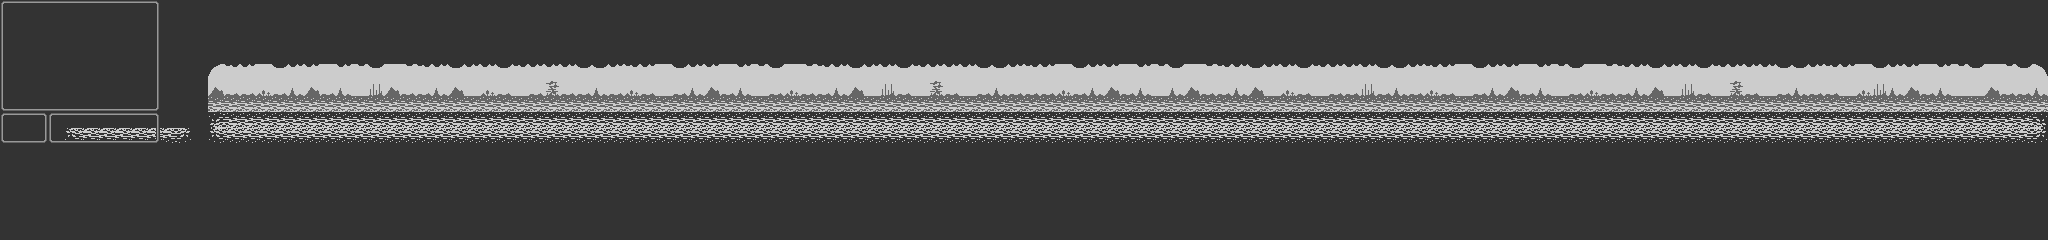

A level layout from a 2D game, rendered from its tile map. Below: a short description, then the map file with tile-grid data replaced by summaries:
An orthogonal 128x15 tile map with 16x16 px tiles, 2 tile layers (map, screen).

<map version="1.0" orientation="orthogonal" renderorder="left-down" width="128" height="15" tilewidth="16" tileheight="16" nextobjectid="1">
 <tileset firstgid="1" name="gbjam" tilewidth="16" tileheight="16" tilecount="32" columns="0">
  <tile id="43">
   <image width="16" height="16" source="img/tile_blank.png" />
  </tile>
  <tile id="44">
   <image width="16" height="16" source="img/tile_clouds_1.png" />
  </tile>
  <tile id="45">
   <image width="16" height="16" source="img/tile_floor_1.png" />
  </tile>
  <tile id="46">
   <image width="16" height="16" source="img/tile_floor_2.png" />
  </tile>
  <tile id="47">
   <image width="16" height="16" source="img/tile_floor_3.png" />
  </tile>
  <tile id="48">
   <image width="16" height="16" source="img/tile_menu_b.png" />
  </tile>
  <tile id="49">
   <image width="16" height="16" source="img/tile_menu_bl.png" />
  </tile>
  <tile id="50">
   <image width="16" height="16" source="img/tile_menu_br.png" />
  </tile>
  <tile id="51">
   <image width="16" height="16" source="img/tile_menu_l.png" />
  </tile>
  <tile id="52">
   <image width="16" height="16" source="img/tile_menu_r.png" />
  </tile>
  <tile id="53">
   <image width="16" height="16" source="img/tile_menu_t.png" />
  </tile>
  <tile id="54">
   <image width="16" height="16" source="img/tile_menu_ul.png" />
  </tile>
  <tile id="55">
   <image width="16" height="16" source="img/tile_menu_ur.png" />
  </tile>
  <tile id="56">
   <image width="16" height="16" source="img/tile_mountain_1.png" />
  </tile>
  <tile id="57">
   <image width="16" height="16" source="img/tile_mountain_2.png" />
  </tile>
  <tile id="58">
   <image width="16" height="16" source="img/tile_mountain_3.png" />
  </tile>
  <tile id="59">
   <image width="16" height="16" source="img/tile_sky.png" />
  </tile>
  <tile id="60">
   <image width="16" height="16" source="img/tile_water.png" />
  </tile>
  <tile id="61">
   <image width="16" height="16" source="img/tile_floor_4.png" />
  </tile>
  <tile id="62">
   <image width="16" height="16" source="img/tile_floor_5.png" />
  </tile>
  <tile id="63">
   <image width="16" height="16" source="img/tile_clouds_2.png" />
  </tile>
  <tile id="64">
   <image width="16" height="16" source="img/tile_clouds_3.png" />
  </tile>
  <tile id="65">
   <image width="16" height="16" source="img/tile_clouds_4.png" />
  </tile>
  <tile id="66">
   <image width="16" height="16" source="img/tile_bgdetail_1.png" />
  </tile>
  <tile id="67">
   <image width="16" height="16" source="img/tile_bgdetail_2.png" />
  </tile>
  <tile id="68">
   <image width="16" height="16" source="img/tile_bgdetail_3.png" />
  </tile>
  <tile id="69">
   <image width="16" height="16" source="img/tile_curve_1.png" />
  </tile>
  <tile id="70">
   <image width="16" height="16" source="img/tile_curve_2.png" />
  </tile>
  <tile id="71">
   <image width="16" height="16" source="img/tile_curve_3.png" />
  </tile>
  <tile id="72">
   <image width="16" height="16" source="img/tile_curve_4.png" />
  </tile>
  <tile id="73">
   <image width="16" height="16" source="img/tile_floor_6.png" />
  </tile>
  <tile id="74">
   <image width="16" height="16" source="img/tile_floor_7.png" />
  </tile>
 </tileset>
 <layer name="map" width="128" height="15">
  <data>[1920 cells, 1920 non-empty, 21 distinct tile ids]</data>
 </layer>
 <layer name="screen" width="128" height="15">
  <data>[1920 cells, 50 non-empty, 8 distinct tile ids]</data>
 </layer>
</map>
